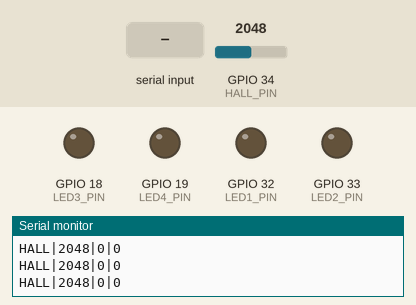
This program was run on a simulated ESP32. Parts: output pins drawn as LEDs (lit = HIGH), the last lines printed to the serial monitor. The test bench sets the inputs (shaded band); at power-on: GPIO 34 (HALL_PIN) = 2048 (analog values on the 0–4095 scale). EEPROM starts erased.

Above: at 1.2 s.
1.3 s: GPIO 34 (HALL_PIN) set to 2092
2.8 s: GPIO 34 (HALL_PIN) set to 2176
At 4.0 s:
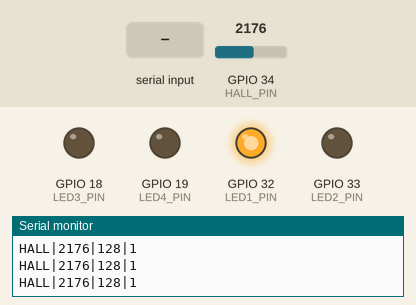
4.3 s: "2\n" received over Serial
At 7.1 s:
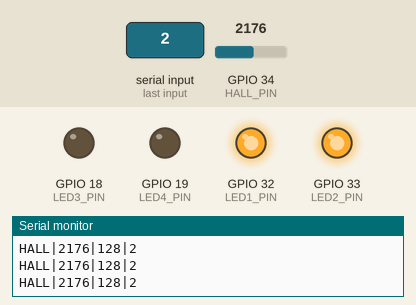
7.3 s: GPIO 34 (HALL_PIN) set to 1228
At 7.9 s:
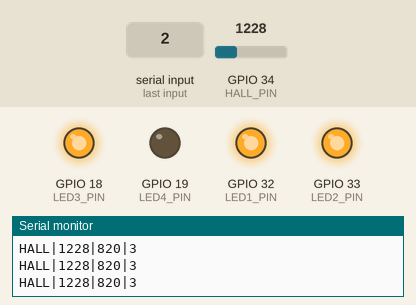
8.9 s: "s,45\n" received over Serial
At 11.7 s:
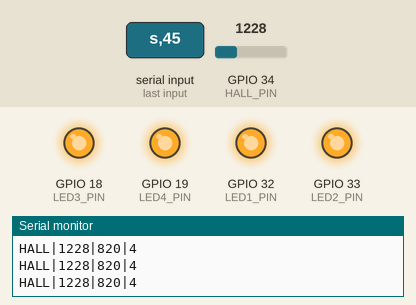
11.9 s: GPIO 34 (HALL_PIN) set to 1289
At 13.1 s:
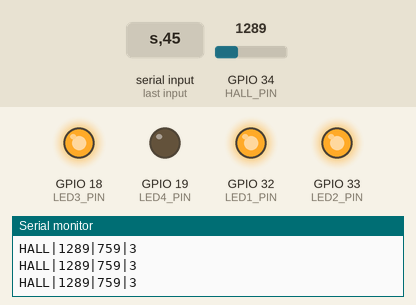
Timing chart, 0 to 14.5 s (numbered marks = the images above; inputs shaded):
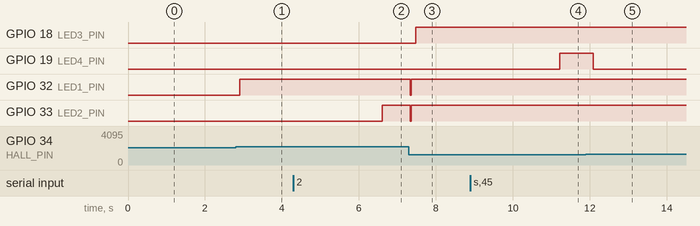

The program:

main.cpp
```cpp
#include "Arduino.h"
#include "Preferences.h"

// ── Pin Sensor SS49E / OH49E ────────────────
// VCC → 3.3V | GND → GND | OUT → GPIO 34
#define HALL_PIN    34

// ── 4x LED bar ──────────────────────────────
#define LED1_PIN    32
#define LED2_PIN    33
#define LED3_PIN    18
#define LED4_PIN    19

const uint8_t LED_PINS[4] = {LED1_PIN, LED2_PIN, LED3_PIN, LED4_PIN};

// ── NVS (simpan threshold permanen) ─────────
Preferences prefs;

// ── Variabel global ──────────────────────────
int baseline     = 2048;
int thresh[4]    = {82, 329, 720, 1049};  // default (dari kalibrasi)
int adc_val      = 0;
int deviation    = 0;
int led_count    = 0;

#define NOISE_FLOOR    15   // deviasi di bawah ini = noise, abaikan
#define MIN_THRESH_GAP 40   // jarak minimum antar threshold
#define HYSTERESIS     8    // LED mati di threshold - HYSTERESIS (kecil untuk zon sempit)
#define DEBOUNCE_COUNT 5    // bilangan bacaan berturut-turut sebelum tukar LED

// ── Fungsi helper ────────────────────────────
int read_adc_avg(int samples = 32) {
    long sum = 0;
    for (int i = 0; i < samples; i++) {
        sum += analogRead(HALL_PIN);
        delay(2);
    }
    return (int)(sum / samples);
}

// Moving average buffer untuk haluskan pembacaan real-time
#define MA_SIZE 32
int ma_buf[MA_SIZE] = {0};
int ma_idx = 0;
bool ma_full = false;

int read_adc_smooth() {
    ma_buf[ma_idx] = analogRead(HALL_PIN);
    ma_idx = (ma_idx + 1) % MA_SIZE;
    if (ma_idx == 0) ma_full = true;
    int count = ma_full ? MA_SIZE : ma_idx;
    long sum = 0;
    for (int i = 0; i < count; i++) sum += ma_buf[i];
    return (int)(sum / count);
}

void set_leds(int count) {
    for (int i = 0; i < 4; i++)
        digitalWrite(LED_PINS[i], i < count ? HIGH : LOW);
}

void save_thresholds() {
    prefs.begin("hall", false);
    prefs.putInt("t0", thresh[0]);
    prefs.putInt("t1", thresh[1]);
    prefs.putInt("t2", thresh[2]);
    prefs.putInt("t3", thresh[3]);
    prefs.putInt("base", baseline);
    prefs.end();
}

void load_thresholds() {
    prefs.begin("hall", true);
    thresh[0] = prefs.getInt("t0",  82);
    thresh[1] = prefs.getInt("t1", 329);
    thresh[2] = prefs.getInt("t2", 720);
    thresh[3] = prefs.getInt("t3", 1049);
    baseline  = prefs.getInt("base", 2048);
    prefs.end();
}

void calibrate_baseline() {
    Serial.println("[CAL] Jauhkan semua magnet...");
    delay(2000);
    baseline = read_adc_avg(128);
    Serial.print("[CAL] Baseline: ");
    Serial.println(baseline);
    save_thresholds();
}

// Kalibrasi threshold untuk N magnet
// Tempelkan N magnet, jalankan calibrate_magnet(N)
void calibrate_magnet(int n) {
    if (n < 1 || n > 4) return;
    Serial.print("[CAL] Tempelkan ");
    Serial.print(n);
    Serial.println(" magnet ke sensor...");
    delay(2000);
    int val = read_adc_avg(128);
    int dev = abs(val - baseline);
    int new_thresh = (int)(dev * 0.75);

    // Validasi: deviasi harus cukup besar (bukan noise)
    if (dev < NOISE_FLOOR * 2) {
        Serial.println("[CAL] ERROR: Deviasi terlalu kecil!");
        Serial.println("[CAL] Pastikan magnet benar-benar menempel ke sensor.");
        return;
    }

    // Validasi: threshold harus lebih besar dari threshold sebelumnya
    if (n > 1 && new_thresh <= thresh[n-2] + MIN_THRESH_GAP) {
        new_thresh = thresh[n-2] + MIN_THRESH_GAP;
        Serial.println("[CAL] Threshold disesuaikan agar bertahap.");
    }

    thresh[n-1] = new_thresh;
    Serial.print("[CAL] Magnet "); Serial.print(n);
    Serial.print(": ADC="); Serial.print(val);
    Serial.print(" Dev="); Serial.print(dev);
    Serial.print(" Threshold="); Serial.println(thresh[n-1]);
    save_thresholds();
    Serial.print("[THRESH] ");
    for (int i = 0; i < 4; i++) {
        Serial.print(thresh[i]);
        if (i < 3) Serial.print("|");
    }
    Serial.println();
}

void print_status() {
    Serial.println("=== STATUS ===");
    Serial.print("Baseline : "); Serial.println(baseline);
    Serial.print("Threshold: ");
    for (int i = 0; i < 4; i++) {
        Serial.print("L"); Serial.print(i+1);
        Serial.print("="); Serial.print(thresh[i]);
        if (i < 3) Serial.print(" | ");
    }
    Serial.println();
    Serial.print("ADC      : "); Serial.println(adc_val);
    Serial.print("Deviasi  : "); Serial.println(deviation);
    Serial.print("LED aktif: "); Serial.println(led_count);
    Serial.println("==============");
}

// ── Setup ────────────────────────────────────
void setup() {
    Serial.begin(115200);
    analogReadResolution(12);
    analogSetAttenuation(ADC_11db);

    pinMode(HALL_PIN, INPUT);
    for (int i = 0; i < 4; i++) {
        pinMode(LED_PINS[i], OUTPUT);
        digitalWrite(LED_PINS[i], LOW);
    }

    // Load threshold tersimpan
    load_thresholds();

    Serial.println("=== ESP32 SS49E/OH49E → LED Bar ===");
    Serial.println("GPIO: Sensor=34 | LED=32,33,18,19");
    Serial.println("Perintah:");
    Serial.println("  c  = kalibrasi baseline (tanpa magnet)");
    Serial.println("  1  = kalibrasi 1 magnet");
    Serial.println("  2  = kalibrasi 2 magnet");
    Serial.println("  3  = kalibrasi 3 magnet");
    Serial.println("  4  = kalibrasi 4 magnet");
    Serial.println("  s  = status");
    Serial.println("  r  = reset threshold ke default");
    Serial.println("-----------------------------------");
    Serial.print("[THRESH] ");
    for (int i = 0; i < 4; i++) {
        Serial.print(thresh[i]);
        if (i < 3) Serial.print("|");
    }
    Serial.println();
}

// ── Loop ─────────────────────────────────────
void loop() {
    if (Serial.available()) {
        char cmd = Serial.read();
        switch (cmd) {
            case 'c': case 'C': calibrate_baseline(); break;
            case '1': calibrate_magnet(1); break;
            case '2': calibrate_magnet(2); break;
            case '3': calibrate_magnet(3); break;
            case '4': calibrate_magnet(4); break;
            case 's': case 'S': print_status(); break;
            case 'r': case 'R':
                thresh[0]=82;  thresh[1]=329;
                thresh[2]=720; thresh[3]=1049;
                save_thresholds();
                Serial.println("[RESET] Threshold kembali ke default.");
                break;
            case 'T': {
                // Format: T t1 t2 t3 t4\n
                delay(50);
                String args = Serial.readStringUntil('\n');
                int t[4];
                int cnt = sscanf(args.c_str(), " %d %d %d %d",
                                 &t[0], &t[1], &t[2], &t[3]);
                if (cnt == 4 && t[0]>0 && t[1]>t[0] && t[2]>t[1] && t[3]>t[2]) {
                    for (int i = 0; i < 4; i++) thresh[i] = t[i];
                    save_thresholds();
                    Serial.print("[THRESH] ");
                    for (int i = 0; i < 4; i++) {
                        Serial.print(thresh[i]);
                        if (i < 3) Serial.print("|");
                    }
                    Serial.println();
                    Serial.println("[OK] Threshold dikemas kini.");
                } else {
                    Serial.println("[ERROR] Format: T t1 t2 t3 t4 (mesti menaik)");
                }
                break;
            }
        }
    }

    // Baca sensor (pakai moving average untuk stabilitas)
    adc_val   = read_adc_smooth();
    deviation = abs(adc_val - baseline);

    // Abaikan noise floor
    int clean_dev = (deviation < NOISE_FLOOR) ? 0 : deviation;

    // Hitung LED aktif dengan hysteresis
    static int pending_count = 0;
    static int pending_ticks = 0;

    int raw_count = 0;
    for (int i = 0; i < 4; i++) {
        if (clean_dev >= thresh[i]) {
            raw_count = i + 1;
        } else if (clean_dev < thresh[i] - HYSTERESIS) {
            if (raw_count > i) raw_count = i;
        }
    }

    // Debounce: tukar LED hanya jika nilai sama untuk DEBOUNCE_COUNT bacaan berturut
    if (raw_count != led_count) {
        if (raw_count == pending_count) {
            pending_ticks++;
            if (pending_ticks >= DEBOUNCE_COUNT) {
                led_count = raw_count;
                pending_ticks = 0;
            }
        } else {
            pending_count = raw_count;
            pending_ticks = 1;
        }
    } else {
        pending_ticks = 0;
    }

    set_leds(led_count);

    // Output serial setiap 100ms
    static uint32_t last_print = 0;
    if (millis() - last_print >= 100) {
        last_print = millis();
        Serial.print("HALL|");
        Serial.print(adc_val);   Serial.print("|");
        Serial.print(deviation); Serial.print("|");
        Serial.println(led_count);
    }

    delay(5);
}
```

Measured:
- the behaviour switches between 2129 and 2130 on GPIO 34 (HALL_PIN) (found by bisection; images 0 and 1)
- the behaviour switches between 1288 and 1289 on GPIO 34 (HALL_PIN) (found by bisection; images 4 and 5)
- after the input at 2.8 s, GPIO 32 (LED1_PIN): LOW → HIGH after 0.10 s
- after the input at 4.3 s, GPIO 33 (LED2_PIN): LOW → HIGH after 2.3 s
- after the input at 7.3 s, GPIO 18 (LED3_PIN): LOW → HIGH after 0.17 s; GPIO 32 (LED1_PIN), GPIO 33 (LED2_PIN): HIGH → LOW at once, → HIGH 0.04 s later
- after the input at 8.9 s, GPIO 19 (LED4_PIN): LOW → HIGH after 2.3 s
- after the input at 11.9 s, GPIO 19 (LED4_PIN): HIGH → LOW after 0.19 s
